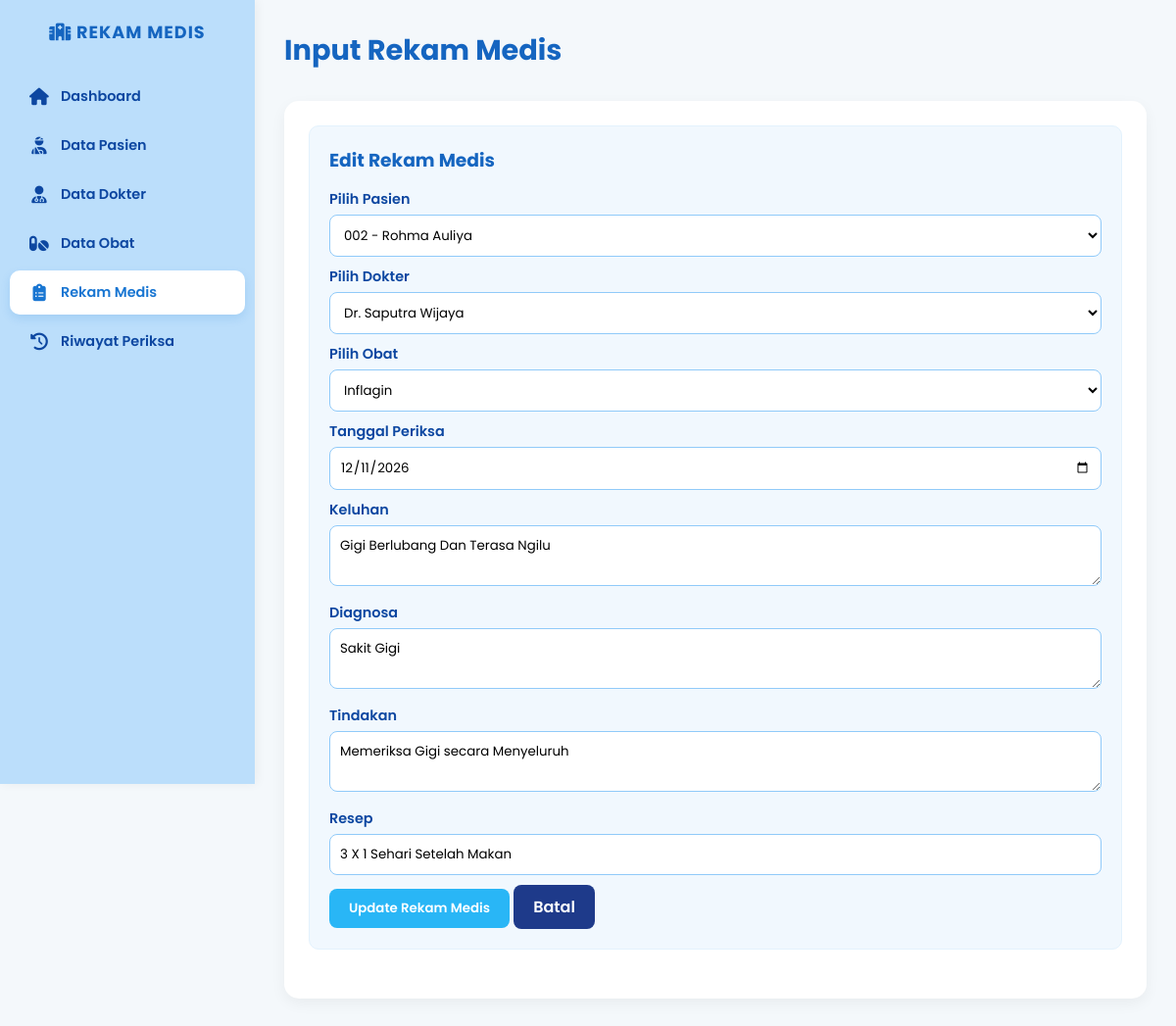
Screenshot of /rekam_medis.php?edit=2 with the database file from the repository.
### tables this page shows
CREATE TABLE `rekam_medis` (
  `id_rekam` int(11) NOT NULL,
  `id_pasien` int(11) NOT NULL,
  `id_dokter` int(11) NOT NULL,
  `id_obat` int(11) NOT NULL,
  `tanggal_periksa` date NOT NULL,
  `keluhan` text NOT NULL,
  `diagnosa` text NOT NULL,
  `tindakan` text NOT NULL,
  `resep` varchar(100) NOT NULL
);

### rekam_medis.php (the view, shortened to what this page needs)
<?php
include 'koneksi.php';
?>
<!DOCTYPE html>
<html lang="id">
<head>
    <link rel="stylesheet" href="style.css">
    <link rel="stylesheet" href="https://cdnjs.cloudflare.com/ajax/libs/font-awesome/6.4.0/css/all.min.css">
</head>
<body>
    <div class="sidebar">
        <h2><i class="fa-solid fa-hospital"></i> REKAM MEDIS</h2>
        <a href="index.php"><i class="fa-solid fa-house"></i> Dashboard</a>
        <a href="pasien.php"><i class="fa-solid fa-user-injured"></i> Data Pasien</a>
        <a href="dokter.php"><i class="fa-solid fa-user-doctor"></i> Data Dokter</a>
        <a href="obat.php"><i class="fa-solid fa-pills"></i> Data Obat</a>
        <a href="rekam_medis.php" class="active"><i class="fa-solid fa-clipboard-list"></i> Rekam Medis</a>
        <a href="riwayat.php"><i class="fa-solid fa-clock-rotate-left"></i> Riwayat Periksa</a>
    </div>
    <div class="main-content">
        <div class="header-top"><h1>Input Rekam Medis</h1></div>
        <?php
        $edit = false;
        $data_edit = ['id_rekam' => '', 'id_pasien' => '', 'id_dokter' => '', 'id_obat' => '', 'tanggal_periksa' => '', 'keluhan' => '', 'diagnosa' => '', 'tindakan' => '', 'resep' => ''];
        if (isset($_GET['edit'])) {
            $edit = true;
            $id = $_GET['edit'];
            $query_edit = mysqli_query($conn, "SELECT * FROM rekam_medis WHERE id_rekam='$id'");
            $data_edit = mysqli_fetch_assoc($query_edit);
        }
        ?>
        <div class="container">
            <form action="proses_rekam.php" method="POST">
                <h3><?= $edit ? 'Edit Rekam Medis' : 'Tambah Rekam Medis Baru' ?></h3>
                <label>Pilih Pasien</label>
                <select name="id_pasien" required>
                    <?php
                    $q_pasien = mysqli_query($conn, "SELECT * FROM pasien");
                    while ($p = mysqli_fetch_array($q_pasien)) {
                        $selected = ($data_edit['id_pasien'] == $p['id_pasien']) ? 'selected' : '';
                        echo "<option value='".$p['id_pasien']."' $selected>".$p['no_rm']." - ".$p['nama_pasien']."</option>";
                    }
                    ?>
                </select>
                <label>Pilih Dokter</label>
                <select name="id_dokter" required>
                    <?php
                    $q_dokter = mysqli_query($conn, "SELECT * FROM dokter");
                    while ($d = mysqli_fetch_array($q_dokter)) {
                        $selected = ($data_edit['id_dokter'] == $d['id_dokter']) ? 'selected' : '';
                        echo "<option value='".$d['id_dokter']."' $selected>".$d['nama_dokter']."</option>";
                    }
                    ?>
                </select>
                <label>Pilih Obat</label>
                <select name="id_obat" required>
                    <?php
                    $q_obat = mysqli_query($conn, "SELECT * FROM obat");
                    while ($o = mysqli_fetch_array($q_obat)) {
                        $selected = ($data_edit['id_obat'] == $o['id_obat']) ? 'selected' : '';
                        echo "<option value='".$o['id_obat']."' $selected>".$o['nama_obat']."</option>";
                    }
                    ?>
                </select>
                <label>Tanggal Periksa</label><input type="date" name="tanggal_periksa" value="<?= $data_edit['tanggal_periksa'] ?>" required>
                <label>Keluhan</label><textarea name="keluhan" required><?= $data_edit['keluhan'] ?></textarea>
                <label>Diagnosa</label><textarea name="diagnosa" required><?= $data_edit['diagnosa'] ?></textarea>
                <label>Tindakan</label><textarea name="tindakan" required><?= $data_edit['tindakan'] ?></textarea>
                <label>Resep</label><input type="text" name="resep" value="<?= $data_edit['resep'] ?>" required>
                <?php if($edit): ?>
                    <button type="submit" name="update" class="btn btn-warning">Update Rekam Medis</button>
                    <a href="rekam_medis.php" class="btn btn-danger">Batal</a>
                <?php else: ?>
                    <button type="submit" name="tambah" class="btn">Simpan Rekam Medis</button>
                <?php endif; ?>
            </form>
        </div>
    </div>
</body>
</html>

### style.css (style rules this page uses)
* { margin: 0; padding: 0; box-sizing: border-box; font-family: 'Poppins', sans-serif; }
body { background-color: #f4f8fb; color: #333; display: flex; min-height: 100vh; }
.sidebar { width: 260px; background-color: #bbdefb; color: #0d47a1; padding: 20px 0; position: fixed; height: 100vh; box-shadow: 2px 0 10px rgba(0,0,0,0.05); z-index: 100; }
.sidebar h2 { text-align: center; margin-bottom: 30px; font-size: 1.1rem; letter-spacing: 1px; border: none; color: #1565c0; }
.sidebar a { display: flex; align-items: center; color: #0d47a1; text-decoration: none; padding: 12px 20px; margin: 5px 10px; border-radius: 10px; transition: 0.3s; font-weight: 600; font-size: 0.9rem; }
.sidebar a.active { background-color: #ffffff; color: #1976d2; box-shadow: 0 4px 10px rgba(25, 118, 210, 0.15); }
.sidebar a i { margin-right: 12px; font-size: 1.1rem; width: 20px; text-align: center; }
.main-content { margin-left: 260px; flex: 1; padding: 30px; width: calc(100% - 260px); }
.header-top { display: flex; justify-content: space-between; align-items: center; margin-bottom: 30px; }
.header-top h1 { color: #1565c0; border: none; padding: 0; font-size: 1.8rem; }
.container { background: white; padding: 25px; border-radius: 15px; box-shadow: 0 5px 15px rgba(0,0,0,0.05); margin-bottom: 30px; }
h2, h3 { color: #1565c0; margin-bottom: 15px; }
form { background: #f1f8fe; padding: 20px; border-radius: 10px; margin-bottom: 25px; border: 1px solid #e3f2fd; }
label { display: block; margin-top: 10px; font-weight: 600; font-size: 0.9rem; color: #0d47a1; }
input[type="text"], input[type="number"], input[type="date"], select, textarea { width: 100%; padding: 10px; margin-top: 5px; border: 1px solid #90caf9; border-radius: 8px; outline: none; background-color: #ffffff; }
.btn { padding: 10px 20px; background-color: #1976d2; color: white; border: none; border-radius: 8px; cursor: pointer; font-weight: 600; margin-top: 10px; text-decoration: none; display: inline-block; transition: 0.3s; }
.btn-warning { background-color: #29b6f6; }
.btn-danger { background-color: #1e3a8a; }

### rows the page displays
rekam_medis: tanggal_periksa "12/11/2026", keluhan "Gigi Berlubang Dan Terasa Ngilu", diagnosa "Sakit Gigi", tindakan "Memeriksa Gigi secara Menyeluruh", resep "3 X 1 Sehari Setelah Makan"

### other values shown
form field id_pasien "002 - Rohma Auliya"
form field id_dokter "Dr. Saputra Wijaya"
form field id_obat "Inflagin"
